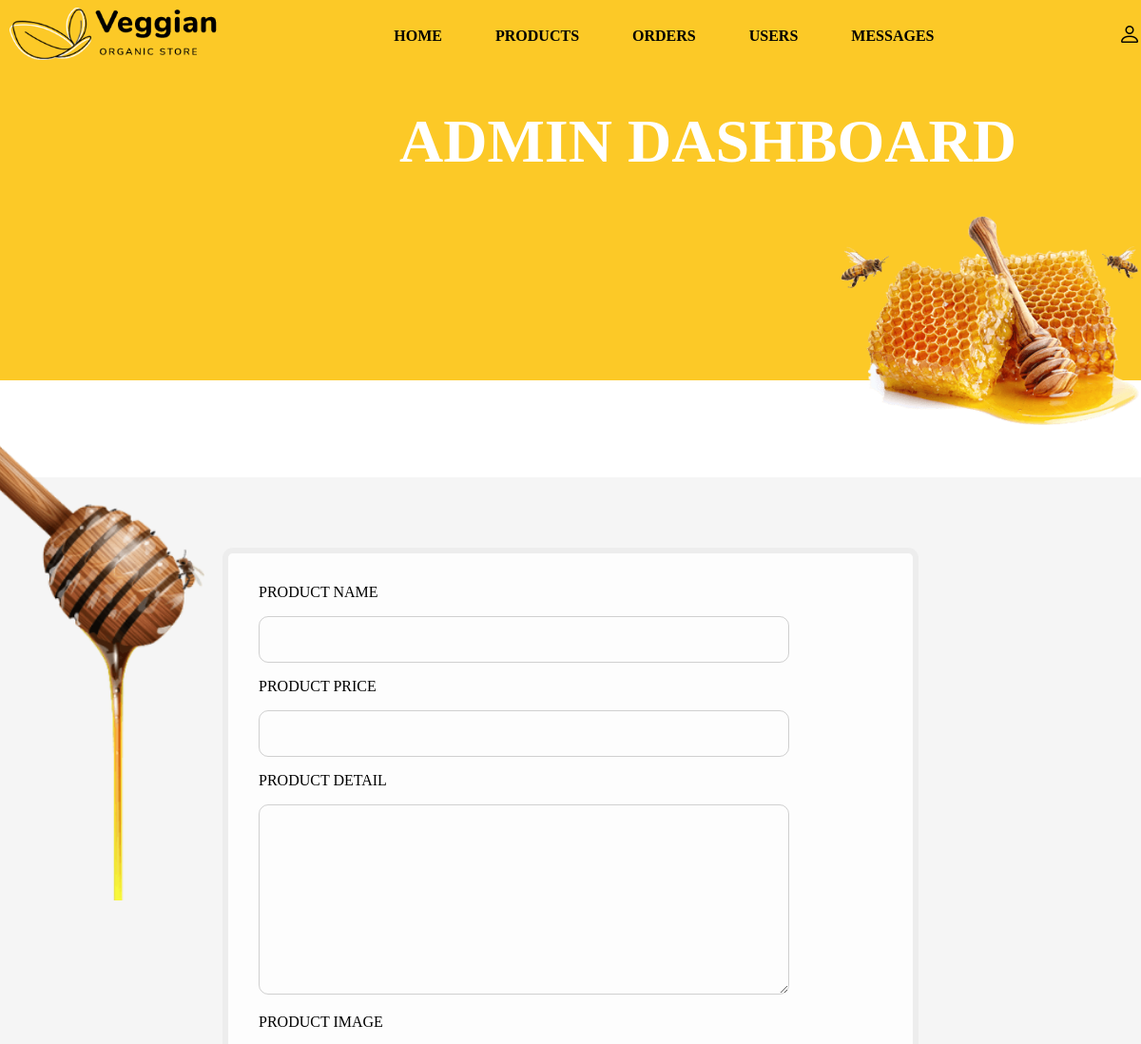
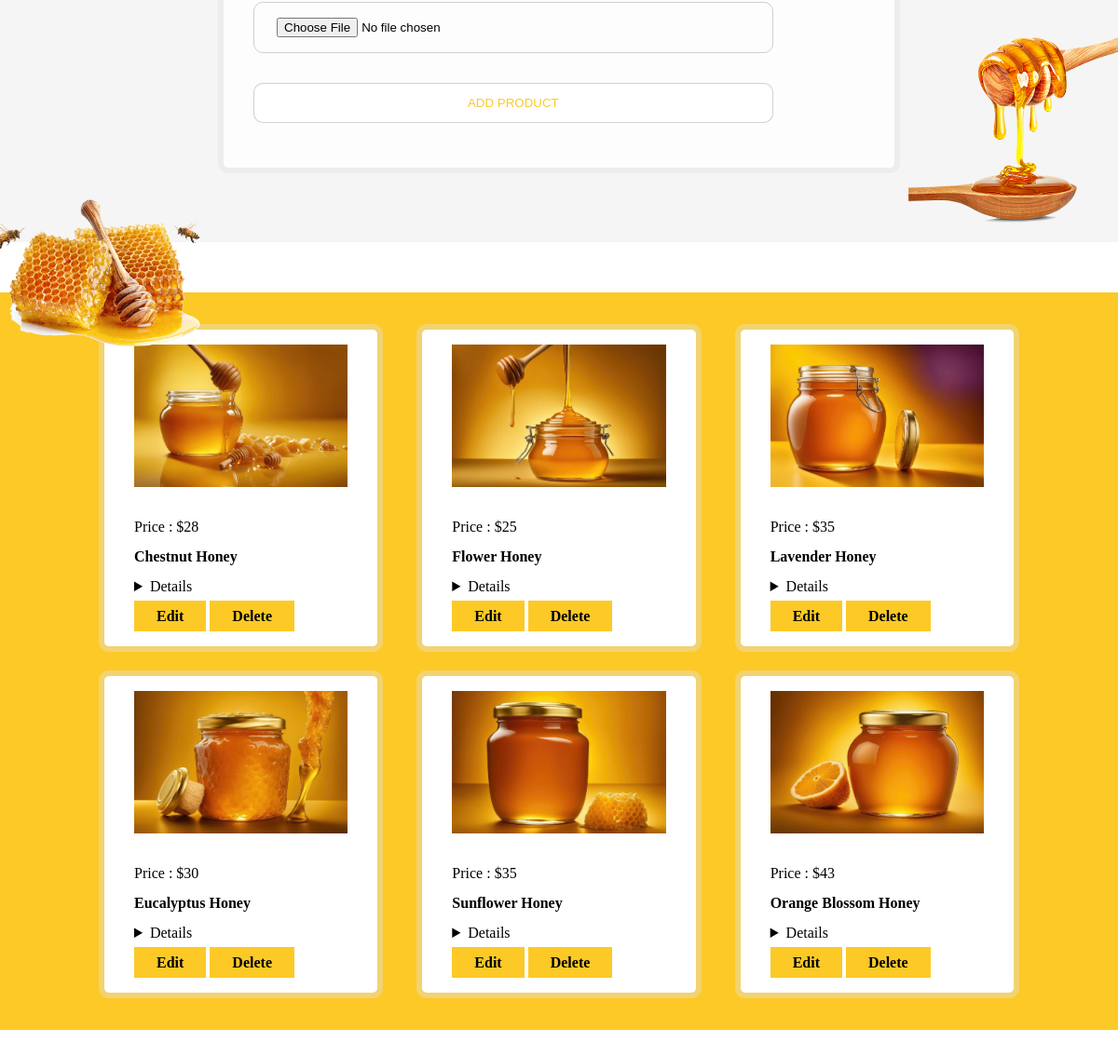
Page /admin_product.php (signed in) on the committed database (2 pictures, top to bottom).
### tables this page shows
CREATE TABLE `products` (
  `id` int(255) NOT NULL,
  `name` varchar(255) NOT NULL,
  `price` varchar(255) NOT NULL,
  `product_detail` varchar(255) NOT NULL,
  `image` varchar(255) NOT NULL
);

### admin_product.php (the view, shortened to what this page needs)
<?php
include 'connection.php';
?>
<!DOCTYPE html>
<html lang="sq">
<head>
    <link rel="stylesheet" type="text/css" href="style.css">
</head>
<body>
   <?php include 'admin_header.php'; ?>
   <section class="add-products form-container">
      <form method="POST" action="" enctype="multipart/form-data">
         <div class="input-field">
            <label>product name</label>
            <input type="text" name="name" required>
         </div>
         <div class="input-field">
            <label>product price</label>
            <input type="text" name="price" required>
         </div>
         <div class="input-field">
            <label>product detail</label>
            <textarea name="detail" required></textarea>
         </div>
         <div class="input-field">
            <label>product image</label>
            <input type="file" name="image" accept="image/jpg, image/jpeg, image/png, image/webp"  required>
         </div>
         <input type="submit" name="add_product" value="add product" class="btn">
      </form>
   </section>
   <section class="show-products">
      <div class="box-container">
         <?php
         $select_products = mysqli_query($conn, "SELECT * FROM products") or die('query failed');
         if (mysqli_num_rows($select_products)>0) {
            while ($fetch_products = mysqli_fetch_assoc($select_products)) {
               ?>
               <div class="box">
                  <img src="image/<?php echo $fetch_products['image']; ?>">
                  <p>Price : $<?php echo $fetch_products['price']; ?> </p>
                  <h4><?php echo $fetch_products['name']; ?> </h4>
                  <details><?php echo $fetch_products['product_detail']; ?></details>
                  <a href="admin_product.php?edit=<?php echo $fetch_products['id']; ?>" class="edit">edit</a>
                  <a href="admin_product.php?delete=<?php echo $fetch_products['id']; ?>" class="delete" onclick="return confirm('Want to delete this product');">delete</a>
               </div>
               <?php
            }
         }else{
            echo '
            <div class="empty">
            <p> no products added yet!</p>
            </div>
            ';
         }
         ?>
      </div>
   </section>
</body>
</html>

### admin_header.php (shortened to what this page needs)
<!DOCTYPE html>
<html lang="sq">
<head>
    <link rel="stylesheet" href="https://cdn.jsdelivr.net/npm/bootstrap-icons@1.9.1/font/bootstrap-icons.css">
</head>
<body>
  <header class="header">
    <div class="flex">
        <a href="admin_pannel.php" class="logo"><img src="img/logo.png"></a>
        <nav class="navbar">
            <a href="admin_pannel.php">home</a>
            <a href="admin_product.php">products</a>
            <a href="admin_order.php">orders</a>
            <a href="admin_user.php">users</a>
            <a href="admin_message.php">messages</a>
        </nav>
        <div class="icons">
            <i class="bi bi-person" id="user-btn"></i>
        </div>
        </div>
  </header>
  <div class="banner">
    <div class="detail">
        <h1>ADMIN DASHBOARD</h1>
    </div>
  </div>
</body>
</html>

### style.css (style rules this page uses)
* { margin: 0; padding: 0; box-sizing: border-box; }
:root { --box-shadow: 0px 0px 0px 6px rgb(225 225 225/40%); --box-shadow2: 0 .5rem 1rem rgba(0, 0, 0, 0.1); --orange: #fcc927; }
a { color: var(--orange); text-decoration: none; padding: 5px 10px; font-weight: bold; }
.btn { padding: .8rem 2.5em; text-transform: uppercase; background: #fff; color: var(--orange); border-radius: 10px; cursor: pointer; }
input, button, textarea, select { outline: none; border: 1px solid #55555544; background: transparent; width: 100%; padding: 1rem 1.5rem; border-radius: 10px; margin: 1rem 0; }
input[type=submit] { cursor: pointer; }
.form-container { background-color: var(--orange); width: 100%; padding: 4rem 0; position: relative; min-height: 100vh; }
.form-container::before, .show-products::before, .message-container::before, .order-container::before { content: ''; background: url('img/6.png'); position: absolute; top: -5%; left: -10px; width: 255px; height: 650px; background-size: 225px; background-repeat: no-repeat; z-index: 100; }
.form-container::after { content: ''; background: url('img/banner.png'); position: absolute; bottom: 0px; right: 0px; width: 225px; height: 220px; background-size: 225px; background-repeat: no-repeat; z-index: 1; }
.form-container form { width: 60%; margin: 1rem auto; background-color: rgb(255 255 255 / 80%); box-shadow: var(--box-shadow); padding: 2rem; position: relative; border-radius: 5px; }
.form-container form label { text-transform: uppercase; width: 100%; }
.form-container form input { width: 85%; }
.form-container form textarea { width: 85%; height: 200px; }
.banner { background: var(--orange); width: 100%; height: 50vh; position: relative; z-index: 1; }
.banner::before { position: absolute; content: ''; bottom: -18%; right: 0; background-image: url('img/14.png'); width: 316px; height: 245px; background-size: 314px; background-repeat: no-repeat; }
.banner .detail { position: absolute; padding: 7rem 0; left: 35%; text-align: center; z-index: 200; }
.banner .detail h1 { font-size: 4rem; color: #fff; text-transform: capitalize; }
header { position: fixed; top: 0; left: 0; width: 100%; z-index: 101; transition: .3s; }
.flex { max-width: 1200px; display: flex; justify-content: space-between; align-items: center; position: relative; margin: 0 auto; }
.navbar a { margin: 0 1rem; font-size: 1rem; color: #000; text-transform: uppercase; }
.header .icons { display: flex; }
.header .icons i { margin-left: 1.2rem; font-size: 1.5rem; cursor: pointer; color: #000; }
.box-container { padding: 2% 8%; display: grid; grid-template-columns: repeat(auto-fit, minmax(15rem,1fr)); column-gap: 1rem; }
.box-container .box { background: #fff; box-shadow: var(--box-shadow); padding: 2rem; text-align: center; border-radius: 5px; margin: 1rem; }
.add-products { margin-top: -3.5rem; height: auto; background: #f5f5f5; position: relative; }
.show-products, .message-container, .order-container { position: relative; background: var(--orange); margin-top: -3.5rem; }
.show-products::before, .order-container::before { background-image: url('img/14.png'); top: -100px; }
.show-products .box-container { grid-template-columns: repeat(auto-fit, minmax(20rem,1fr)); }
.box-container .box { line-height: 2; }
.box-container .box h4 { text-transform: capitalize; }
.box-container .box img { width: 100%; margin-bottom: 1rem; }
.edit, .delete { color: black; background: var(--orange); padding: .5rem 1.5rem; text-transform: capitalize; line-height: 2; }
.box-container .box { text-align: left; padding: 1rem 2rem; }

### rows in the picture
products: image (picture), price "28", name "Chestnut Honey"
products: image (picture), price "25", name "Flower Honey"
products: image (picture), price "35", name "Lavender Honey"
products: image (picture), price "30", name "Eucalyptus Honey"
products: image (picture), price "35", name "Sunflower Honey"
products: image (picture), price "43", name "Orange Blossom Honey"
